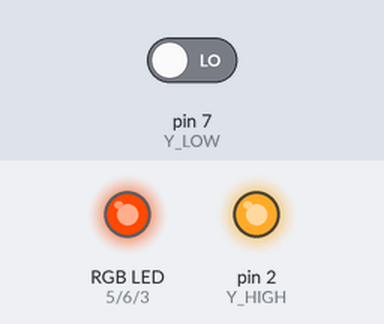
This sketch was run on a simulated Arduino Uno, built with avr-gcc and run on an emulated ATmega328P. On the bench: an RGB LED mixed from three pins (HIGH = lit), output pins drawn as LEDs (lit = HIGH). Inputs (shaded band) come from the test bench; at power-on: pin 7 (Y_LOW) LOW.

Above: at 11.7 s.
11.8 s: pin 7 (Y_LOW) driven HIGH
At 12.75 s:
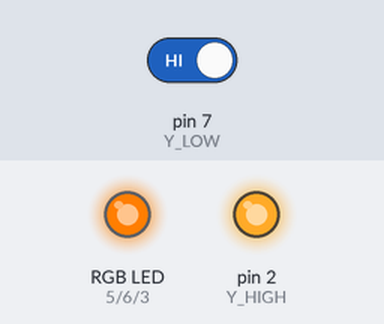
15.3 s: pin 7 (Y_LOW) driven LOW
At 15.49 s:
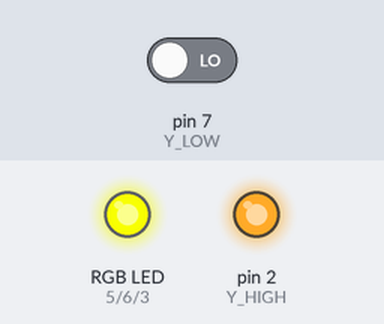
19.2 s: pin 7 (Y_LOW) driven HIGH
At 19.42 s:
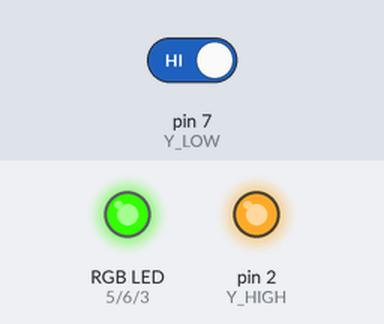
22.7 s: pin 7 (Y_LOW) driven LOW
26.2 s: pin 7 (Y_LOW) driven HIGH
Timing chart, 0 to 30.7 s (numbered marks = the images above; inputs shaded):
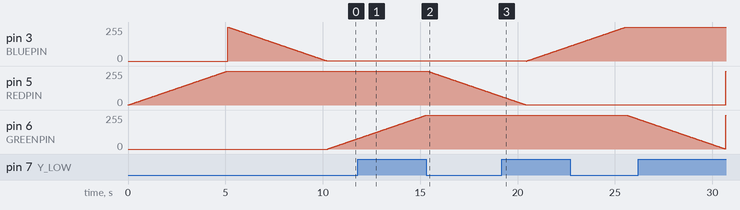

The sketch:

sketch_oct09a.ino
```cpp
// color swirl! connect an RGB LED to the PWM pins as indicated
// in the #defines
// public domain, enjoy!

#define REDPIN 5
#define GREENPIN 6
#define BLUEPIN 3
#define Y_HIGH 2
#define Y_LOW 7

#define FADESPEED 20     // make this higher to slow down

void setup() {
  pinMode(REDPIN, OUTPUT);
  pinMode(GREENPIN, OUTPUT);
  pinMode(BLUEPIN, OUTPUT);
  pinMode(Y_HIGH, OUTPUT);
  pinMode(Y_LOW, INPUT);

  digitalWrite(Y_HIGH,HIGH);
}


void loop() {
  int r, g, b;
  if (digitalRead(Y_LOW) == HIGH) {

     digitalWrite(REDPIN, HIGH);
     digitalWrite(GREENPIN, HIGH);
     digitalWrite(BLUEPIN, HIGH);


  } else {
  // fade from blue to violet
  for (r = 0; r < 256; r++) {
    analogWrite(REDPIN, r);
    delay(FADESPEED);
  }
  // fade from violet to red
  for (b = 255; b > 0; b--) {
    analogWrite(BLUEPIN, b);
    delay(FADESPEED);
  }
  // fade from red to yellow
  for (g = 0; g < 256; g++) {
    analogWrite(GREENPIN, g);
    delay(FADESPEED);
  }
  // fade from yellow to green
  for (r = 255; r > 0; r--) {
    analogWrite(REDPIN, r);
    delay(FADESPEED);
  }
  // fade from green to teal
  for (b = 0; b < 256; b++) {
    analogWrite(BLUEPIN, b);
    delay(FADESPEED);
  }
  // fade from teal to blue
  for (g = 255; g > 0; g--) {
    analogWrite(GREENPIN, g);
    delay(FADESPEED);
  }
}
}
```
